Frame 1 (no input): blank canvas, image omitted
Frame 60 (no input): blank canvas, image omitted
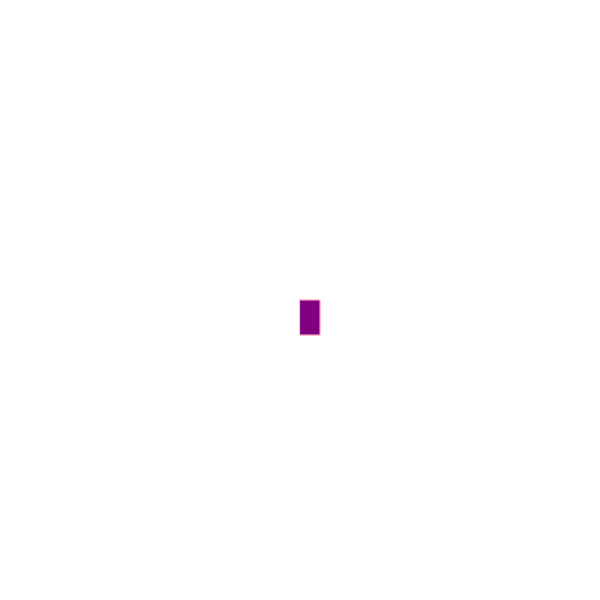
Frame 120 (the mouse pressed at the canvas centre since frame 60)

The p5.js sketch whose frames 1 and 60 were blank and that drew this single picture after the mouse press (run headless with seeded random() and noise() and a simulated clock; from frame 60 on, the mouse is pressed at the canvas centre):

// p5.js sketch
// ── sketch.js
function setup() {
    createCanvas(600, 600); 
  background("white")
  }
  
  function draw() {    
    
    stroke("pink"); 
    fill("purple")
    
    //console. log(mouseIsPressed);
    
    if(mouseIsPressed) { 
    rect(mouseX, mouseY, 20, 35)
    } 
  }
